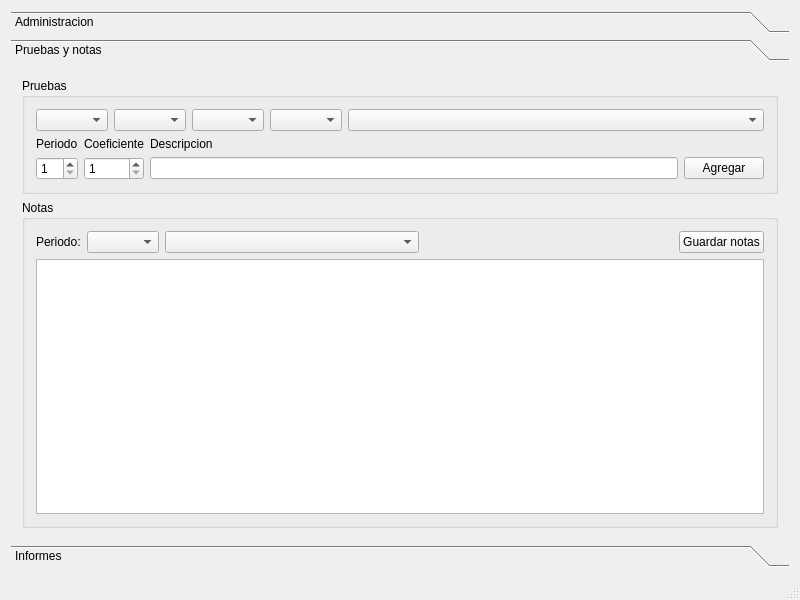
<?xml version="1.0" encoding="UTF-8"?>
<ui version="4.0">
 <author>Eduardo Alcayaga</author>
 <class>CoNotas</class>
 <widget class="QMainWindow" name="CoNotas">
  <property name="geometry">
   <rect>
    <x>0</x>
    <y>0</y>
    <width>800</width>
    <height>600</height>
   </rect>
  </property>
  <property name="sizePolicy">
   <sizepolicy hsizetype="Maximum" vsizetype="Maximum">
    <horstretch>0</horstretch>
    <verstretch>0</verstretch>
   </sizepolicy>
  </property>
  <property name="windowTitle">
   <string>CoNotas</string>
  </property>
  <widget class="QWidget" name="centralWidget">
   <layout class="QGridLayout" name="gridLayout">
    <item row="0" column="0">
     <widget class="QToolBox" name="toolBox">
      <property name="currentIndex">
       <number>1</number>
      </property>
      <widget class="QWidget" name="pagina_Administracion">
       <property name="geometry">
        <rect>
         <x>0</x>
         <y>0</y>
         <width>765</width>
         <height>299</height>
        </rect>
       </property>
       <attribute name="label">
        <string>Administracion</string>
       </attribute>
       <layout class="QGridLayout" name="gridLayout_2">
        <item row="0" column="0">
         <widget class="QTabWidget" name="tabWidget">
          <property name="currentIndex">
           <number>0</number>
          </property>
          <widget class="QWidget" name="tab_Personas">
           <attribute name="title">
            <string>Personas</string>
           </attribute>
           <layout class="QVBoxLayout" name="verticalLayout_2">
            <item>
             <widget class="QGroupBox" name="grupos_datos_personas">
              <property name="title">
               <string>Agregar o modificar persona</string>
              </property>
              <layout class="QVBoxLayout" name="verticalLayout">
               <item>
                <layout class="QHBoxLayout" name="personas_contenedor1">
                 <item>
                  <widget class="QLineEdit" name="rut">
                   <property name="minimumSize">
                    <size>
                     <width>73</width>
                     <height>0</height>
                    </size>
                   </property>
                   <property name="maxLength">
                    <number>8</number>
                   </property>
                   <property name="placeholderText">
                    <string>RUT</string>
                   </property>
                  </widget>
                 </item>
                 <item>
                  <widget class="QLineEdit" name="digito">
                   <property name="maxLength">
                    <number>1</number>
                   </property>
                  </widget>
                 </item>
                 <item>
                  <spacer name="horizontalSpacer_2">
                   <property name="orientation">
                    <enum>Qt::Horizontal</enum>
                   </property>
                   <property name="sizeHint" stdset="0">
                    <size>
                     <width>723</width>
                     <height>20</height>
                    </size>
                   </property>
                  </spacer>
                 </item>
                 <item>
                  <widget class="QComboBox" name="sexo">
                   <item>
                    <property name="text">
                     <string>M</string>
                    </property>
                   </item>
                   <item>
                    <property name="text">
                     <string>F</string>
                    </property>
                   </item>
                  </widget>
                 </item>
                 <item>
                  <spacer name="horizontalSpacer">
                   <property name="orientation">
                    <enum>Qt::Horizontal</enum>
                   </property>
                   <property name="sizeHint" stdset="0">
                    <size>
                     <width>723</width>
                     <height>20</height>
                    </size>
                   </property>
                  </spacer>
                 </item>
                 <item>
                  <widget class="QLabel" name="fecha_nacimiento_label">
                   <property name="text">
                    <string>Fecha de nacimiento:</string>
                   </property>
                   <property name="buddy">
                    <cstring>fecha_nacimiento</cstring>
                   </property>
                  </widget>
                 </item>
                 <item>
                  <widget class="QDateEdit" name="fecha_nacimiento">
                   <property name="displayFormat">
                    <string>dd-MMMM-yyyy</string>
                   </property>
                   <property name="calendarPopup">
                    <bool>true</bool>
                   </property>
                  </widget>
                 </item>
                </layout>
               </item>
               <item>
                <layout class="QHBoxLayout" name="personas_contenedor2">
                 <item>
                  <widget class="QLineEdit" name="nombres">
                   <property name="placeholderText">
                    <string>Nombres</string>
                   </property>
                  </widget>
                 </item>
                 <item>
                  <widget class="QLineEdit" name="apellido_paterno">
                   <property name="placeholderText">
                    <string>Apellido paterno</string>
                   </property>
                  </widget>
                 </item>
                 <item>
                  <widget class="QLineEdit" name="apellido_materno">
                   <property name="placeholderText">
                    <string>Apellido materno</string>
                   </property>
                  </widget>
                 </item>
                </layout>
               </item>
               <item>
                <widget class="QPushButton" name="boton_agregar_modificar">
                 <property name="text">
                  <string>Agregar o modificar</string>
                 </property>
                </widget>
               </item>
              </layout>
             </widget>
            </item>
            <item>
             <widget class="QTableView" name="tabla_personas">
              <property name="sortingEnabled">
               <bool>true</bool>
              </property>
             </widget>
            </item>
           </layout>
          </widget>
          <widget class="QWidget" name="tab_Curso">
           <attribute name="title">
            <string>Cursos</string>
           </attribute>
           <layout class="QGridLayout" name="gridLayout_4">
            <item row="2" column="1">
             <widget class="QGroupBox" name="groupBox_3">
              <property name="minimumSize">
               <size>
                <width>0</width>
                <height>0</height>
               </size>
              </property>
              <property name="title">
               <string>Agregar alumnos</string>
              </property>
              <layout class="QVBoxLayout" name="verticalLayout_7">
               <item>
                <layout class="QHBoxLayout" name="grupo_cursos_existentes">
                 <item>
                  <widget class="QComboBox" name="exis_anio"/>
                 </item>
                 <item>
                  <widget class="QComboBox" name="exis_tipo"/>
                 </item>
                 <item>
                  <widget class="QComboBox" name="exis_nivel"/>
                 </item>
                 <item>
                  <widget class="QComboBox" name="exis_letra"/>
                 </item>
                </layout>
               </item>
               <item>
                <layout class="QHBoxLayout" name="horizontalLayout_2">
                 <item>
                  <widget class="QLineEdit" name="rut_alumno">
                   <property name="maximumSize">
                    <size>
                     <width>80</width>
                     <height>16777215</height>
                    </size>
                   </property>
                   <property name="maxLength">
                    <number>9</number>
                   </property>
                   <property name="placeholderText">
                    <string>Rut alumno</string>
                   </property>
                  </widget>
                 </item>
                 <item>
                  <widget class="QPushButton" name="boton_agregar_alumno">
                   <property name="text">
                    <string>Agregar</string>
                   </property>
                  </widget>
                 </item>
                 <item>
                  <widget class="QLabel" name="datos_alumno">
                   <property name="sizePolicy">
                    <sizepolicy hsizetype="Expanding" vsizetype="Preferred">
                     <horstretch>0</horstretch>
                     <verstretch>0</verstretch>
                    </sizepolicy>
                   </property>
                   <property name="text">
                    <string>Datos del alumno</string>
                   </property>
                   <property name="alignment">
                    <set>Qt::AlignCenter</set>
                   </property>
                   <property name="buddy">
                    <cstring>rut_alumno</cstring>
                   </property>
                  </widget>
                 </item>
                </layout>
               </item>
              </layout>
             </widget>
            </item>
            <item row="3" column="1">
             <widget class="QTableView" name="tabla_alumnos"/>
            </item>
            <item row="0" column="0" colspan="2">
             <widget class="QGroupBox" name="agregar_curso">
              <property name="title">
               <string>Agregar o modificar curso</string>
              </property>
              <layout class="QGridLayout" name="gridLayout_3">
               <item row="2" column="3">
                <widget class="QSpinBox" name="nivel">
                 <property name="alignment">
                  <set>Qt::AlignCenter</set>
                 </property>
                 <property name="minimum">
                  <number>1</number>
                 </property>
                 <property name="maximum">
                  <number>8</number>
                 </property>
                </widget>
               </item>
               <item row="2" column="4">
                <widget class="QComboBox" name="letra">
                 <item>
                  <property name="text">
                   <string>A</string>
                  </property>
                 </item>
                 <item>
                  <property name="text">
                   <string>B</string>
                  </property>
                 </item>
                 <item>
                  <property name="text">
                   <string>C</string>
                  </property>
                 </item>
                 <item>
                  <property name="text">
                   <string>D</string>
                  </property>
                 </item>
                 <item>
                  <property name="text">
                   <string>E</string>
                  </property>
                 </item>
                </widget>
               </item>
               <item row="0" column="0">
                <widget class="QLabel" name="label_2">
                 <property name="text">
                  <string>Año</string>
                 </property>
                 <property name="buddy">
                  <cstring>anio</cstring>
                 </property>
                </widget>
               </item>
               <item row="0" column="1">
                <widget class="QLabel" name="label_3">
                 <property name="text">
                  <string>Tipo</string>
                 </property>
                 <property name="buddy">
                  <cstring>tipo</cstring>
                 </property>
                </widget>
               </item>
               <item row="0" column="3">
                <widget class="QLabel" name="label_4">
                 <property name="text">
                  <string>Nivel</string>
                 </property>
                 <property name="buddy">
                  <cstring>nivel</cstring>
                 </property>
                </widget>
               </item>
               <item row="0" column="4">
                <widget class="QLabel" name="label_5">
                 <property name="text">
                  <string>Letra</string>
                 </property>
                 <property name="buddy">
                  <cstring>letra</cstring>
                 </property>
                </widget>
               </item>
               <item row="2" column="1">
                <widget class="QComboBox" name="tipo">
                 <item>
                  <property name="text">
                   <string>110</string>
                  </property>
                 </item>
                </widget>
               </item>
               <item row="0" column="5">
                <widget class="QLabel" name="label_6">
                 <property name="text">
                  <string>Rut Profesor</string>
                 </property>
                 <property name="buddy">
                  <cstring>rut_profesor_jefe</cstring>
                 </property>
                </widget>
               </item>
               <item row="2" column="5">
                <widget class="QLineEdit" name="rut_profesor_jefe">
                 <property name="maximumSize">
                  <size>
                   <width>85</width>
                   <height>16777215</height>
                  </size>
                 </property>
                 <property name="alignment">
                  <set>Qt::AlignCenter</set>
                 </property>
                 <property name="placeholderText">
                  <string>Rut docente</string>
                 </property>
                </widget>
               </item>
               <item row="2" column="0">
                <widget class="QSpinBox" name="anio">
                 <property name="minimum">
                  <number>1900</number>
                 </property>
                 <property name="maximum">
                  <number>9999</number>
                 </property>
                </widget>
               </item>
               <item row="2" column="7">
                <widget class="QLineEdit" name="descripcion">
                 <property name="inputMethodHints">
                  <set>Qt::ImhNone</set>
                 </property>
                </widget>
               </item>
               <item row="0" column="7">
                <widget class="QLabel" name="label">
                 <property name="text">
                  <string>Descripcion</string>
                 </property>
                 <property name="buddy">
                  <cstring>descripcion</cstring>
                 </property>
                </widget>
               </item>
               <item row="2" column="9">
                <widget class="QPushButton" name="boton_agregar_curso">
                 <property name="text">
                  <string>Agregar o modificar</string>
                 </property>
                </widget>
               </item>
               <item row="0" column="9">
                <widget class="QLabel" name="datos_docente">
                 <property name="text">
                  <string>Datos docente</string>
                 </property>
                </widget>
               </item>
               <item row="2" column="2">
                <widget class="QSpinBox" name="plan">
                 <property name="maximum">
                  <number>9999</number>
                 </property>
                </widget>
               </item>
               <item row="0" column="2">
                <widget class="QLabel" name="label_8">
                 <property name="text">
                  <string>Plan</string>
                 </property>
                 <property name="buddy">
                  <cstring>plan</cstring>
                 </property>
                </widget>
               </item>
              </layout>
             </widget>
            </item>
           </layout>
          </widget>
          <widget class="QWidget" name="tab_Asignaturas">
           <attribute name="title">
            <string>Asignaturas</string>
           </attribute>
           <layout class="QVBoxLayout" name="verticalLayout_3">
            <item>
             <widget class="QGroupBox" name="groupBox_4">
              <property name="title">
               <string>Selecione curso</string>
              </property>
              <layout class="QHBoxLayout" name="horizontalLayout_5">
               <item>
                <widget class="QComboBox" name="asig_anio">
                 <property name="toolTip">
                  <string extracomment="Año">Año</string>
                 </property>
                </widget>
               </item>
               <item>
                <widget class="QComboBox" name="asig_tipo">
                 <property name="toolTip">
                  <string>&lt;html&gt;&lt;head/&gt;&lt;body&gt;&lt;p&gt;Tipo de enseñanza:&lt;/p&gt;&lt;p&gt;10: Prebasica&lt;/p&gt;&lt;p&gt;110: Basica&lt;/p&gt;&lt;p&gt;310: Media humanista - cientifico&lt;/p&gt;&lt;p&gt;410: Media tecnico profesional&lt;/p&gt;&lt;/body&gt;&lt;/html&gt;</string>
                 </property>
                </widget>
               </item>
               <item>
                <widget class="QComboBox" name="asig_nivel"/>
               </item>
               <item>
                <widget class="QComboBox" name="asig_letra"/>
               </item>
               <item>
                <spacer name="asig_spacer1">
                 <property name="orientation">
                  <enum>Qt::Horizontal</enum>
                 </property>
                 <property name="sizeHint" stdset="0">
                  <size>
                   <width>453</width>
                   <height>20</height>
                  </size>
                 </property>
                </spacer>
               </item>
               <item>
                <widget class="QLabel" name="datos_docente_asignatura">
                 <property name="text">
                  <string/>
                 </property>
                </widget>
               </item>
              </layout>
             </widget>
            </item>
            <item>
             <layout class="QHBoxLayout" name="horizontalLayout_6">
              <item>
               <widget class="QComboBox" name="asig_asig">
                <property name="sizePolicy">
                 <sizepolicy hsizetype="Expanding" vsizetype="Fixed">
                  <horstretch>0</horstretch>
                  <verstretch>0</verstretch>
                 </sizepolicy>
                </property>
               </widget>
              </item>
              <item>
               <widget class="QLineEdit" name="asig_rut">
                <property name="maximumSize">
                 <size>
                  <width>80</width>
                  <height>16777215</height>
                 </size>
                </property>
               </widget>
              </item>
              <item>
               <widget class="QCheckBox" name="asig_ponderable">
                <property name="text">
                 <string>Ponderable</string>
                </property>
               </widget>
              </item>
              <item>
               <widget class="QPushButton" name="asig_agregar">
                <property name="text">
                 <string>Agregar</string>
                </property>
               </widget>
              </item>
             </layout>
            </item>
            <item>
             <widget class="QTableView" name="tabla_asignaturas"/>
            </item>
           </layout>
          </widget>
          <widget class="QWidget" name="tab_Importar">
           <attribute name="title">
            <string>Importar</string>
           </attribute>
           <layout class="QVBoxLayout" name="verticalLayout_8">
            <item>
             <layout class="QHBoxLayout" name="horizontalLayout">
              <item>
               <widget class="QLabel" name="label_12">
                <property name="text">
                 <string>Importar &quot;Nomina de alumnos&quot; exportada desde SIGE en formato TXT</string>
                </property>
               </widget>
              </item>
              <item>
               <widget class="QPushButton" name="importar_sige">
                <property name="text">
                 <string>Importar</string>
                </property>
               </widget>
              </item>
             </layout>
            </item>
            <item>
             <spacer name="verticalSpacer">
              <property name="orientation">
               <enum>Qt::Vertical</enum>
              </property>
              <property name="sizeHint" stdset="0">
               <size>
                <width>20</width>
                <height>40</height>
               </size>
              </property>
             </spacer>
            </item>
           </layout>
          </widget>
          <widget class="QWidget" name="tab_Datos">
           <attribute name="title">
            <string>Datos generales</string>
           </attribute>
           <layout class="QFormLayout" name="formLayout">
            <item row="0" column="0">
             <widget class="QLabel" name="label_13">
              <property name="text">
               <string>Comuna</string>
              </property>
              <property name="buddy">
               <cstring>dat_comuna</cstring>
              </property>
             </widget>
            </item>
            <item row="0" column="1">
             <widget class="QLineEdit" name="dat_comuna">
              <property name="text">
               <string>Vicuña</string>
              </property>
             </widget>
            </item>
            <item row="1" column="0">
             <widget class="QLabel" name="label_14">
              <property name="text">
               <string>Escuela</string>
              </property>
              <property name="buddy">
               <cstring>dat_escuela</cstring>
              </property>
             </widget>
            </item>
            <item row="1" column="1">
             <widget class="QLineEdit" name="dat_escuela">
              <property name="text">
               <string>Escuela Jojojojo</string>
              </property>
             </widget>
            </item>
           </layout>
          </widget>
         </widget>
        </item>
       </layout>
      </widget>
      <widget class="QWidget" name="page_Pruebas">
       <property name="geometry">
        <rect>
         <x>0</x>
         <y>0</y>
         <width>782</width>
         <height>485</height>
        </rect>
       </property>
       <attribute name="label">
        <string>Pruebas y notas</string>
       </attribute>
       <layout class="QVBoxLayout" name="verticalLayout_5">
        <item>
         <widget class="QGroupBox" name="groupBox_5">
          <property name="title">
           <string>Pruebas</string>
          </property>
          <layout class="QVBoxLayout" name="verticalLayout_4">
           <item>
            <layout class="QHBoxLayout" name="horizontalLayout_7">
             <item>
              <widget class="QComboBox" name="prueb_anio">
               <property name="sizePolicy">
                <sizepolicy hsizetype="Minimum" vsizetype="Fixed">
                 <horstretch>0</horstretch>
                 <verstretch>0</verstretch>
                </sizepolicy>
               </property>
               <property name="toolTip">
                <string>Año</string>
               </property>
               <property name="statusTip">
                <string>Año</string>
               </property>
              </widget>
             </item>
             <item>
              <widget class="QComboBox" name="prueb_tipo">
               <property name="sizePolicy">
                <sizepolicy hsizetype="Minimum" vsizetype="Fixed">
                 <horstretch>0</horstretch>
                 <verstretch>0</verstretch>
                </sizepolicy>
               </property>
               <property name="toolTip">
                <string>Tipo de enseñanza</string>
               </property>
               <property name="statusTip">
                <string>Tipo de enseñanza</string>
               </property>
              </widget>
             </item>
             <item>
              <widget class="QComboBox" name="prueb_nivel">
               <property name="toolTip">
                <string>Nivel</string>
               </property>
               <property name="statusTip">
                <string>Nivel</string>
               </property>
              </widget>
             </item>
             <item>
              <widget class="QComboBox" name="prueb_letra">
               <property name="toolTip">
                <string>Letra</string>
               </property>
               <property name="statusTip">
                <string>Letra</string>
               </property>
              </widget>
             </item>
             <item>
              <widget class="QComboBox" name="prueb_asig">
               <property name="sizePolicy">
                <sizepolicy hsizetype="MinimumExpanding" vsizetype="Fixed">
                 <horstretch>0</horstretch>
                 <verstretch>0</verstretch>
                </sizepolicy>
               </property>
               <property name="toolTip">
                <string>Asignatura</string>
               </property>
               <property name="statusTip">
                <string>Asignatura</string>
               </property>
              </widget>
             </item>
            </layout>
           </item>
           <item>
            <layout class="QGridLayout" name="gridLayout_6">
             <item row="0" column="0">
              <widget class="QLabel" name="label_9">
               <property name="text">
                <string>Periodo</string>
               </property>
               <property name="buddy">
                <cstring>prueb_periodo</cstring>
               </property>
              </widget>
             </item>
             <item row="0" column="1">
              <widget class="QLabel" name="label_10">
               <property name="text">
                <string>Coeficiente</string>
               </property>
               <property name="buddy">
                <cstring>prueb_coeficiente</cstring>
               </property>
              </widget>
             </item>
             <item row="2" column="1">
              <widget class="QSpinBox" name="prueb_coeficiente">
               <property name="minimum">
                <number>1</number>
               </property>
               <property name="maximum">
                <number>3</number>
               </property>
               <property name="value">
                <number>1</number>
               </property>
              </widget>
             </item>
             <item row="2" column="0">
              <widget class="QSpinBox" name="prueb_periodo">
               <property name="minimum">
                <number>1</number>
               </property>
               <property name="maximum">
                <number>5</number>
               </property>
              </widget>
             </item>
             <item row="0" column="2">
              <widget class="QLabel" name="label_11">
               <property name="text">
                <string>Descripcion</string>
               </property>
               <property name="buddy">
                <cstring>prueb_descripcion</cstring>
               </property>
              </widget>
             </item>
             <item row="2" column="2">
              <widget class="QLineEdit" name="prueb_descripcion"/>
             </item>
             <item row="2" column="3">
              <widget class="QPushButton" name="prueb_agregar">
               <property name="text">
                <string>Agregar</string>
               </property>
              </widget>
             </item>
            </layout>
           </item>
          </layout>
         </widget>
        </item>
        <item>
         <widget class="QGroupBox" name="groupBox_6">
          <property name="title">
           <string>Notas</string>
          </property>
          <layout class="QVBoxLayout" name="verticalLayout_6">
           <item>
            <layout class="QHBoxLayout" name="horizontalLayout_3">
             <item>
              <widget class="QLabel" name="label_7">
               <property name="text">
                <string>Periodo:</string>
               </property>
              </widget>
             </item>
             <item>
              <widget class="QComboBox" name="asig_periodo_filtro"/>
             </item>
             <item>
              <widget class="QComboBox" name="asig_periodo_asig">
               <property name="sizePolicy">
                <sizepolicy hsizetype="MinimumExpanding" vsizetype="Fixed">
                 <horstretch>0</horstretch>
                 <verstretch>0</verstretch>
                </sizepolicy>
               </property>
              </widget>
             </item>
             <item>
              <spacer name="horizontalSpacer_3">
               <property name="orientation">
                <enum>Qt::Horizontal</enum>
               </property>
               <property name="sizeHint" stdset="0">
                <size>
                 <width>40</width>
                 <height>20</height>
                </size>
               </property>
              </spacer>
             </item>
             <item>
              <widget class="QPushButton" name="prueb_guardar_notas">
               <property name="text">
                <string>Guardar notas</string>
               </property>
              </widget>
             </item>
            </layout>
           </item>
           <item>
            <widget class="QTableView" name="prueb_notas">
             <property name="editTriggers">
              <set>QAbstractItemView::AllEditTriggers</set>
             </property>
             <property name="alternatingRowColors">
              <bool>true</bool>
             </property>
             <property name="selectionMode">
              <enum>QAbstractItemView::SingleSelection</enum>
             </property>
             <property name="gridStyle">
              <enum>Qt::DashLine</enum>
             </property>
            </widget>
           </item>
          </layout>
         </widget>
        </item>
       </layout>
      </widget>
      <widget class="QWidget" name="page_Informes">
       <property name="geometry">
        <rect>
         <x>0</x>
         <y>0</y>
         <width>782</width>
         <height>145</height>
        </rect>
       </property>
       <attribute name="label">
        <string>Informes</string>
       </attribute>
       <layout class="QVBoxLayout" name="verticalLayout_9">
        <item>
         <layout class="QGridLayout" name="gridLayout_5">
          <item row="1" column="1">
           <widget class="QComboBox" name="inf_tipo"/>
          </item>
          <item row="1" column="4">
           <widget class="QComboBox" name="inf_periodo"/>
          </item>
          <item row="1" column="0">
           <widget class="QComboBox" name="inf_anio"/>
          </item>
          <item row="1" column="3">
           <widget class="QComboBox" name="inf_letra"/>
          </item>
          <item row="1" column="2">
           <widget class="QComboBox" name="inf_nivel"/>
          </item>
          <item row="0" column="0">
           <widget class="QLabel" name="label_15">
            <property name="text">
             <string>Año</string>
            </property>
           </widget>
          </item>
          <item row="0" column="1">
           <widget class="QLabel" name="label_16">
            <property name="text">
             <string>Tipo</string>
            </property>
           </widget>
          </item>
          <item row="0" column="2">
           <widget class="QLabel" name="label_17">
            <property name="text">
             <string>Nivel</string>
            </property>
           </widget>
          </item>
          <item row="0" column="3">
           <widget class="QLabel" name="label_18">
            <property name="text">
             <string>Letra</string>
            </property>
           </widget>
          </item>
          <item row="0" column="4">
           <widget class="QLabel" name="label_19">
            <property name="text">
             <string>Periodo</string>
            </property>
           </widget>
          </item>
         </layout>
        </item>
        <item>
         <layout class="QHBoxLayout" name="seleccionar_informe">
          <item>
           <widget class="QComboBox" name="inf_alumnos">
            <property name="sizeAdjustPolicy">
             <enum>QComboBox::AdjustToContents</enum>
            </property>
           </widget>
          </item>
          <item>
           <widget class="QCheckBox" name="inf_cur_com">
            <property name="text">
             <string>Curso completo</string>
            </property>
           </widget>
          </item>
          <item>
           <widget class="QPushButton" name="bot_inf_parcial">
            <property name="text">
             <string>Parcial</string>
            </property>
           </widget>
          </item>
          <item>
           <widget class="QPushButton" name="bot_inf_semestral">
            <property name="text">
             <string>Semestral</string>
            </property>
           </widget>
          </item>
          <item>
           <widget class="QPushButton" name="bot_inf_anual">
            <property name="text">
             <string>Anual</string>
            </property>
           </widget>
          </item>
         </layout>
        </item>
        <item>
         <spacer name="sep_vert_01">
          <property name="orientation">
           <enum>Qt::Vertical</enum>
          </property>
          <property name="sizeHint" stdset="0">
           <size>
            <width>20</width>
            <height>40</height>
           </size>
          </property>
         </spacer>
        </item>
       </layout>
      </widget>
     </widget>
    </item>
   </layout>
  </widget>
  <widget class="QStatusBar" name="statusBar"/>
 </widget>
 <layoutdefault spacing="6" margin="11"/>
 <tabstops>
  <tabstop>rut</tabstop>
  <tabstop>digito</tabstop>
  <tabstop>sexo</tabstop>
  <tabstop>fecha_nacimiento</tabstop>
  <tabstop>nombres</tabstop>
  <tabstop>apellido_paterno</tabstop>
  <tabstop>apellido_materno</tabstop>
  <tabstop>boton_agregar_modificar</tabstop>
  <tabstop>tabla_personas</tabstop>
  <tabstop>anio</tabstop>
  <tabstop>tipo</tabstop>
  <tabstop>plan</tabstop>
  <tabstop>nivel</tabstop>
  <tabstop>letra</tabstop>
  <tabstop>rut_profesor_jefe</tabstop>
  <tabstop>descripcion</tabstop>
  <tabstop>boton_agregar_curso</tabstop>
  <tabstop>exis_anio</tabstop>
  <tabstop>exis_tipo</tabstop>
  <tabstop>exis_nivel</tabstop>
  <tabstop>exis_letra</tabstop>
  <tabstop>rut_alumno</tabstop>
  <tabstop>boton_agregar_alumno</tabstop>
  <tabstop>tabla_alumnos</tabstop>
  <tabstop>asig_anio</tabstop>
  <tabstop>asig_tipo</tabstop>
  <tabstop>asig_nivel</tabstop>
  <tabstop>asig_letra</tabstop>
  <tabstop>asig_asig</tabstop>
  <tabstop>tabla_asignaturas</tabstop>
  <tabstop>asig_rut</tabstop>
  <tabstop>asig_ponderable</tabstop>
  <tabstop>asig_agregar</tabstop>
  <tabstop>importar_sige</tabstop>
  <tabstop>prueb_anio</tabstop>
  <tabstop>prueb_tipo</tabstop>
  <tabstop>prueb_nivel</tabstop>
  <tabstop>prueb_letra</tabstop>
  <tabstop>prueb_asig</tabstop>
  <tabstop>prueb_periodo</tabstop>
  <tabstop>prueb_coeficiente</tabstop>
  <tabstop>prueb_descripcion</tabstop>
  <tabstop>prueb_agregar</tabstop>
  <tabstop>asig_periodo_filtro</tabstop>
  <tabstop>asig_periodo_asig</tabstop>
  <tabstop>prueb_guardar_notas</tabstop>
  <tabstop>prueb_notas</tabstop>
  <tabstop>inf_anio</tabstop>
  <tabstop>inf_tipo</tabstop>
  <tabstop>inf_nivel</tabstop>
  <tabstop>inf_letra</tabstop>
  <tabstop>inf_periodo</tabstop>
  <tabstop>inf_alumnos</tabstop>
  <tabstop>inf_cur_com</tabstop>
  <tabstop>bot_inf_parcial</tabstop>
  <tabstop>bot_inf_semestral</tabstop>
  <tabstop>bot_inf_anual</tabstop>
 </tabstops>
 <resources/>
 <connections/>
</ui>
